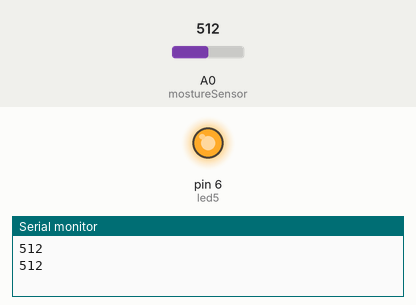
The sketch below on a simulated Arduino Uno, built with avr-gcc and run on an emulated ATmega328P. Shown: output pins drawn as LEDs (lit = HIGH), the last lines printed to the serial monitor. The inputs (shaded band) are chosen by the test bench; at power-on: A0 (mostureSensor) = 512.

Above: at 1.8 s.
1.9 s: A0 (mostureSensor) set to 810
3.4 s: A0 (mostureSensor) set to 830
At 4.8 s:
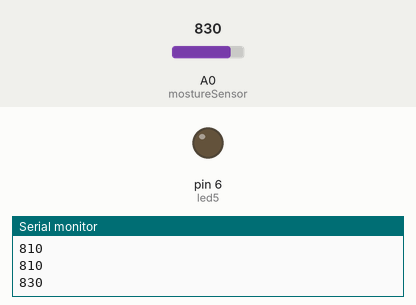
5.5 s: A0 (mostureSensor) set to 716
At 6.4 s:
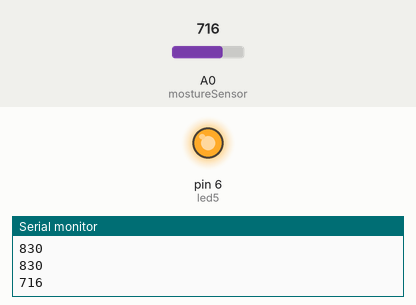
7.5 s: A0 (mostureSensor) set to 900
At 9.1 s:
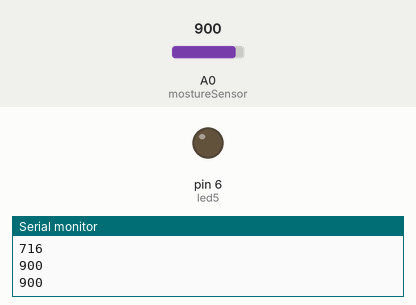
Timing chart, 0 to 10.5 s (numbered marks = the images above; inputs shaded):
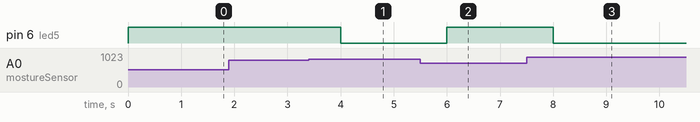

The sketch:

moisture-1-led.ino
```cpp
/*

Innovativetom.com
Flower Pot Soil Mosture Sensor

A0 - Soil Mosture Sensor
D6 - LED 5

LED5 - RED

Connect the Soil Mosture Sensor to anolog input pin 0,
and your led to pin 6

article:
http://www.instructables.com/id/Soil-Moisture-Sensor/

note:
didn't use a 1k resistor like the instructibles article

leds, long legs in the 5v rail, short legs
connected to the wires going back to the digital pins.

*/
int led5 = 6;

int mostureSensor = 0;

void setup() {
  // Serial Begin so we can see the data from the mosture sensor in our serial input window.
  Serial.begin(9600);
  // setting the led pins to outputs
  pinMode(led5, OUTPUT);
}

// the loop routine runs over and over again forever:
void loop() {
  // read the input on analog pin 0:
  int sensorValue = analogRead(mostureSensor);
  // print out the value you read:

  Serial.println(sensorValue);

 // red only
 if (sensorValue >= 820)
 {
 digitalWrite(led5, LOW);
}
// red and orange
else if (sensorValue >= 615  && sensorValue < 820)
 {
 digitalWrite(led5, HIGH);
}
// red, orange, green
else if (sensorValue >= 410 && sensorValue < 615)
 {
   digitalWrite(led5, HIGH);
}
// red, orange, green, green
else if (sensorValue >= 250 && sensorValue < 410)
 {
   digitalWrite(led5, HIGH);
}
// all on
else if (sensorValue >= 0 && sensorValue < 250)
 {
   digitalWrite(led5, HIGH);
}
  delay(1000);        // delay 1 second between reads
}
```

Measured:
- the behaviour switches between 819 and 820 on A0 (mostureSensor) (found by bisection; images 0 and 1)
- after the input at 3.4 s, pin 6 (led5): HIGH → LOW after 0.60 s
- after the input at 5.5 s, pin 6 (led5): LOW → HIGH after 0.50 s
- after the input at 7.5 s, pin 6 (led5): HIGH → LOW after 0.50 s
